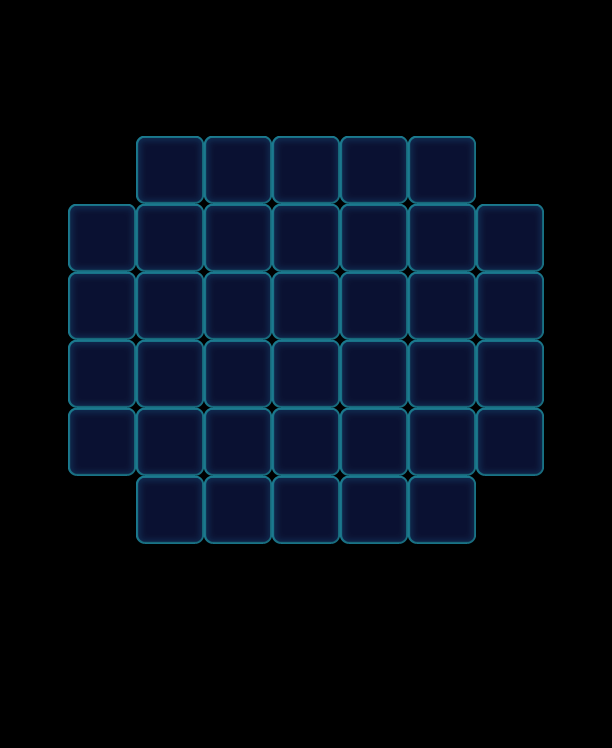

Below is a game level as drawn by its tile map, then a one-line description and the .tmx that defines it (tile-layer data replaced by summaries):
An orthogonal 9x11 tile map with 68x68 px tiles, 1 tile layer (Valid), 2 tilesets and 45 objects (38x Monster, 7x Factory_Normal).

<map version="1.0" orientation="orthogonal" width="9" height="11" tilewidth="68" tileheight="68">
 <tileset firstgid="1" name="game_grid1" tilewidth="68" tileheight="68">
  <image source="game_grid1.png" width="68" height="68" />
 </tileset>
 <tileset firstgid="2" name="map" tilewidth="68" tileheight="68">
  <image source="map.png" width="1024" height="1024" />
 </tileset>
 <layer name="Valid" width="9" height="11">
  <data>[99 cells, 38 non-empty, 1 distinct tile ids]</data>
 </layer>
 <objectgroup name="BottomObj" width="9" height="11" />
 <objectgroup name="MiddleObj" width="9" height="11">
  <object name="61" type="Monster" gid="17" x="68" y="408">
   <properties>
    <property name="Color" value="Purple" />
   </properties>
  </object>
  <object name="63" type="Monster" gid="17" x="136" y="272">
   <properties>
    <property name="Color" value="Purple" />
   </properties>
  </object>
  <object type="Monster" gid="17" x="136" y="408">
   <properties>
    <property name="Color" value="Purple" />
   </properties>
  </object>
  <object type="Monster" gid="17" x="408" y="408">
   <properties>
    <property name="Color" value="Purple" />
   </properties>
  </object>
  <object type="Monster" gid="17" x="272" y="340">
   <properties>
    <property name="Color" value="Purple" />
   </properties>
  </object>
  <object type="Monster" gid="17" x="136" y="544">
   <properties>
    <property name="Color" value="Purple" />
   </properties>
  </object>
  <object name="42" type="Monster" gid="18" x="408" y="340">
   <properties>
    <property name="Color" value="Pink" />
   </properties>
  </object>
  <object name="53" type="Monster" gid="18" x="408" y="204">
   <properties>
    <property name="Color" value="Pink" />
   </properties>
  </object>
  <object type="Monster" gid="18" x="476" y="340">
   <properties>
    <property name="Color" value="Pink" />
   </properties>
  </object>
  <object type="Monster" gid="18" x="272" y="204">
   <properties>
    <property name="Color" value="Pink" />
   </properties>
  </object>
  <object type="Monster" gid="18" x="272" y="476">
   <properties>
    <property name="Color" value="Pink" />
   </properties>
  </object>
  <object type="Monster" gid="18" x="272" y="544">
   <properties>
    <property name="Color" value="Pink" />
   </properties>
  </object>
  <object name="51" type="Monster" gid="2" x="408" y="544">
   <properties>
    <property name="Color" value="Blue" />
   </properties>
  </object>
  <object type="Monster" gid="2" x="340" y="272">
   <properties>
    <property name="Color" value="Blue" />
   </properties>
  </object>
  <object type="Monster" gid="2" x="204" y="544">
   <properties>
    <property name="Color" value="Blue" />
   </properties>
  </object>
  <object name="32" type="Monster" gid="3" x="340" y="476">
   <properties>
    <property name="Color" value="Green" />
   </properties>
  </object>
  <object type="Monster" gid="3" x="136" y="476">
   <properties>
    <property name="Color" value="Green" />
   </properties>
  </object>
  <object type="Monster" gid="3" x="204" y="272">
   <properties>
    <property name="Color" value="Green" />
   </properties>
  </object>
  <object type="Monster" gid="3" x="476" y="408">
   <properties>
    <property name="Color" value="Green" />
   </properties>
  </object>
  <object name="73" type="Monster" gid="3" x="204" y="204">
   <properties>
    <property name="Color" value="Green" />
   </properties>
  </object>
  <object name="64" type="Monster" gid="19" x="476" y="272">
   <properties>
    <property name="Color" value="Yellow" />
   </properties>
  </object>
  <object name="64" type="Monster" gid="19" x="68" y="476">
   <properties>
    <property name="Color" value="Yellow" />
   </properties>
  </object>
  <object name="64" type="Monster" gid="19" x="136" y="340">
   <properties>
    <property name="Color" value="Yellow" />
   </properties>
  </object>
  <object name="64" type="Monster" gid="19" x="340" y="340">
   <properties>
    <property name="Color" value="Yellow" />
   </properties>
  </object>
  <object name="64" type="Monster" gid="19" x="204" y="340">
   <properties>
    <property name="Color" value="Yellow" />
   </properties>
  </object>
  <object name="64" type="Monster" gid="19" x="340" y="408">
   <properties>
    <property name="Color" value="Yellow" />
   </properties>
  </object>
  <object name="32" type="Monster" gid="3" x="68" y="340">
   <properties>
    <property name="Color" value="Green" />
   </properties>
  </object>
  <object type="Monster" gid="17" x="408" y="476">
   <properties>
    <property name="Color" value="Purple" />
   </properties>
  </object>
  <object name="64" type="Monster" gid="19" x="136" y="204">
   <properties>
    <property name="Color" value="Yellow" />
   </properties>
  </object>
  <object name="32" type="Monster" gid="3" x="476" y="476">
   <properties>
    <property name="Color" value="Green" />
   </properties>
  </object>
  <object type="Monster" gid="18" x="204" y="476">
   <properties>
    <property name="Color" value="Pink" />
   </properties>
  </object>
  <object name="51" type="Monster" gid="2" x="340" y="544">
   <properties>
    <property name="Color" value="Blue" />
   </properties>
  </object>
  <object name="51" type="Monster" gid="2" x="68" y="272">
   <properties>
    <property name="Color" value="Blue" />
   </properties>
  </object>
  <object name="10" type="Monster" gid="64" x="272" y="408">
   <properties>
    <property name="Color" value="Blue" />
    <property name="Direction" value="Vertic" />
   </properties>
  </object>
  <object type="Monster" gid="77" x="204" y="408">
   <properties>
    <property name="Color" value="Green" />
    <property name="Direction" value="Horiz" />
   </properties>
  </object>
  <object name="73" type="Monster" gid="3" x="272" y="272">
   <properties>
    <property name="Color" value="Green" />
   </properties>
  </object>
  <object name="73" type="Monster" gid="3" x="408" y="272">
   <properties>
    <property name="Color" value="Green" />
   </properties>
  </object>
  <object type="Monster" gid="2" x="340" y="204">
   <properties>
    <property name="Color" value="Blue" />
   </properties>
  </object>
 </objectgroup>
 <objectgroup color="#000000" name="TopObj" width="9" height="11">
  <object name="10" type="Factory_Normal" x="68" y="136" width="68" height="68">
   <properties>
    <property name="FactoryColorsConfig" value="Blue,Green,Yellow,Pink,Purple" />
   </properties>
  </object>
  <object name="10" type="Factory_Normal" x="136" y="68" width="68" height="68">
   <properties>
    <property name="FactoryColorsConfig" value="Blue,Green,Yellow,Pink,Purple" />
   </properties>
  </object>
  <object name="10" type="Factory_Normal" x="204" y="68" width="68" height="68">
   <properties>
    <property name="FactoryColorsConfig" value="Blue,Green,Yellow,Pink,Purple" />
    <property name="FactoryPreBuildConfig" value="Blue,Green" />
   </properties>
  </object>
  <object name="10" type="Factory_Normal" x="408" y="68" width="68" height="68">
   <properties>
    <property name="FactoryColorsConfig" value="Blue,Green,Yellow,Pink,Purple" />
   </properties>
  </object>
  <object name="10" type="Factory_Normal" x="476" y="136" width="68" height="68">
   <properties>
    <property name="FactoryColorsConfig" value="Blue,Green,Yellow,Pink,Purple" />
   </properties>
  </object>
  <object name="10" type="Factory_Normal" x="272" y="68" width="68" height="68">
   <properties>
    <property name="FactoryColorsConfig" value="Blue,Green,Yellow,Pink,Purple" />
    <property name="FactoryPreBuildConfig" value="Yellow,Pink" />
   </properties>
  </object>
  <object name="10" type="Factory_Normal" x="340" y="68" width="68" height="68">
   <properties>
    <property name="FactoryColorsConfig" value="Blue,Green,Yellow,Pink,Purple" />
    <property name="FactoryPreBuildConfig" value="Purple" />
   </properties>
  </object>
 </objectgroup>
</map>
